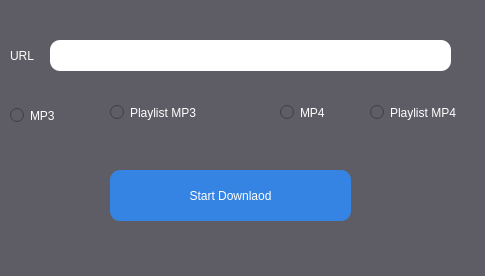
<?xml version="1.0" encoding="UTF-8"?>
<ui version="4.0">
 <class>MainWindow</class>
 <widget class="QMainWindow" name="MainWindow">
  <property name="geometry">
   <rect>
    <x>0</x>
    <y>0</y>
    <width>485</width>
    <height>276</height>
   </rect>
  </property>
  <property name="windowTitle">
   <string>MainWindow</string>
  </property>
  <property name="styleSheet">
   <string notr="true">background-color: rgb(94, 92, 100);
color: white</string>
  </property>
  <widget class="QWidget" name="centralwidget">
   <widget class="QLineEdit" name="input">
    <property name="geometry">
     <rect>
      <x>50</x>
      <y>40</y>
      <width>401</width>
      <height>31</height>
     </rect>
    </property>
    <property name="styleSheet">
     <string notr="true">background-color: rgb(255, 255, 255);
border-radius: 10px;
color: black</string>
    </property>
    <property name="text">
     <string/>
    </property>
   </widget>
   <widget class="QRadioButton" name="btn_mp3">
    <property name="geometry">
     <rect>
      <x>10</x>
      <y>100</y>
      <width>61</width>
      <height>31</height>
     </rect>
    </property>
    <property name="text">
     <string>MP3</string>
    </property>
   </widget>
   <widget class="QRadioButton" name="btn_mp4">
    <property name="geometry">
     <rect>
      <x>280</x>
      <y>100</y>
      <width>92</width>
      <height>25</height>
     </rect>
    </property>
    <property name="text">
     <string>MP4</string>
    </property>
   </widget>
   <widget class="QRadioButton" name="btn_playlist_mp3">
    <property name="geometry">
     <rect>
      <x>110</x>
      <y>100</y>
      <width>111</width>
      <height>25</height>
     </rect>
    </property>
    <property name="text">
     <string>Playlist MP3</string>
    </property>
   </widget>
   <widget class="QPushButton" name="download_btn">
    <property name="geometry">
     <rect>
      <x>110</x>
      <y>170</y>
      <width>241</width>
      <height>51</height>
     </rect>
    </property>
    <property name="styleSheet">
     <string notr="true">background-color: rgb(53, 132, 228);
border-radius: 10px;
color: white</string>
    </property>
    <property name="text">
     <string>Start Downlaod</string>
    </property>
   </widget>
   <widget class="QRadioButton" name="btn_playlist_mp4">
    <property name="geometry">
     <rect>
      <x>370</x>
      <y>100</y>
      <width>111</width>
      <height>25</height>
     </rect>
    </property>
    <property name="text">
     <string>Playlist MP4</string>
    </property>
   </widget>
   <widget class="QLabel" name="label">
    <property name="geometry">
     <rect>
      <x>10</x>
      <y>40</y>
      <width>31</width>
      <height>31</height>
     </rect>
    </property>
    <property name="text">
     <string>URL</string>
    </property>
   </widget>
  </widget>
 </widget>
 <resources/>
 <connections/>
</ui>
